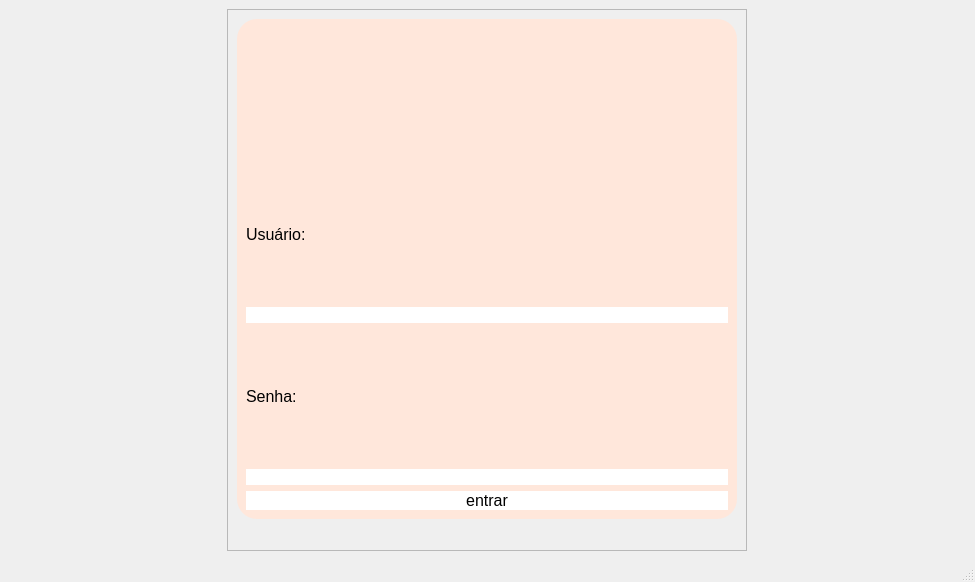
<?xml version="1.0" encoding="UTF-8"?>
<ui version="4.0">
 <class>MainWindow</class>
 <widget class="QMainWindow" name="MainWindow">
  <property name="geometry">
   <rect>
    <x>0</x>
    <y>0</y>
    <width>975</width>
    <height>582</height>
   </rect>
  </property>
  <property name="mouseTracking">
   <bool>true</bool>
  </property>
  <property name="windowTitle">
   <string>MainWindow</string>
  </property>
  <widget class="QWidget" name="centralwidget">
   <property name="enabled">
    <bool>true</bool>
   </property>
   <layout class="QGridLayout" name="gridLayout">
    <item row="0" column="0" alignment="Qt::AlignmentFlag::AlignHCenter">
     <widget class="QFrame" name="frame_2">
      <property name="minimumSize">
       <size>
        <width>500</width>
        <height>500</height>
       </size>
      </property>
      <property name="frameShape">
       <enum>QFrame::Shape::StyledPanel</enum>
      </property>
      <property name="frameShadow">
       <enum>QFrame::Shadow::Raised</enum>
      </property>
      <layout class="QFormLayout" name="formLayout_2">
       <item row="1" column="0">
        <widget class="QFrame" name="frame">
         <property name="minimumSize">
          <size>
           <width>500</width>
           <height>500</height>
          </size>
         </property>
         <property name="styleSheet">
          <string notr="true">background-color: rgb(255, 231, 219);
border-radius:20px;</string>
         </property>
         <property name="frameShape">
          <enum>QFrame::Shape::StyledPanel</enum>
         </property>
         <property name="frameShadow">
          <enum>QFrame::Shadow::Raised</enum>
         </property>
         <layout class="QGridLayout" name="gridLayout_2">
          <item row="3" column="0">
           <widget class="QLabel" name="txt_senha">
            <property name="font">
             <font>
              <pointsize>12</pointsize>
             </font>
            </property>
            <property name="text">
             <string>Senha:</string>
            </property>
           </widget>
          </item>
          <item row="5" column="0">
           <widget class="QPushButton" name="botao_entrar">
            <property name="font">
             <font>
              <pointsize>12</pointsize>
              <fontweight>Medium</fontweight>
             </font>
            </property>
            <property name="styleSheet">
             <string notr="true">background-color: rgb(255, 255, 255);
alternate-background-color: rgb(255, 255, 255);
border-radius:30px;</string>
            </property>
            <property name="text">
             <string>entrar</string>
            </property>
            <property name="checkable">
             <bool>false</bool>
            </property>
            <property name="autoRepeat">
             <bool>false</bool>
            </property>
            <property name="autoRepeatDelay">
             <number>500</number>
            </property>
            <property name="autoRepeatInterval">
             <number>500</number>
            </property>
           </widget>
          </item>
          <item row="4" column="0">
           <widget class="QLineEdit" name="input_senha">
            <property name="mouseTracking">
             <bool>false</bool>
            </property>
            <property name="styleSheet">
             <string notr="true">background-color: rgb(255, 255, 255);</string>
            </property>
            <property name="inputMask">
             <string notr="true"/>
            </property>
            <property name="echoMode">
             <enum>QLineEdit::EchoMode::Password</enum>
            </property>
            <property name="cursorPosition">
             <number>0</number>
            </property>
            <property name="dragEnabled">
             <bool>false</bool>
            </property>
            <property name="readOnly">
             <bool>false</bool>
            </property>
            <property name="placeholderText">
             <string/>
            </property>
            <property name="cursorMoveStyle">
             <enum>Qt::CursorMoveStyle::LogicalMoveStyle</enum>
            </property>
            <property name="clearButtonEnabled">
             <bool>true</bool>
            </property>
           </widget>
          </item>
          <item row="2" column="0">
           <widget class="QLineEdit" name="input_usuario">
            <property name="styleSheet">
             <string notr="true">background-color: rgb(255, 255, 255);</string>
            </property>
           </widget>
          </item>
          <item row="1" column="0">
           <widget class="QLabel" name="txt_usuario">
            <property name="font">
             <font>
              <pointsize>12</pointsize>
             </font>
            </property>
            <property name="text">
             <string>Usuário:</string>
            </property>
           </widget>
          </item>
          <item row="0" column="0" alignment="Qt::AlignmentFlag::AlignHCenter|Qt::AlignmentFlag::AlignVCenter">
           <widget class="QLabel" name="label">
            <property name="maximumSize">
             <size>
              <width>100</width>
              <height>100</height>
             </size>
            </property>
            <property name="text">
             <string/>
            </property>
            <property name="pixmap">
             <pixmap resource="img.qrc">:/icon_login/imglogin.jpg</pixmap>
            </property>
            <property name="scaledContents">
             <bool>true</bool>
            </property>
           </widget>
          </item>
         </layout>
        </widget>
       </item>
      </layout>
     </widget>
    </item>
   </layout>
  </widget>
  <widget class="QStatusBar" name="statusbar"/>
 </widget>
 <resources>
  <include location="img.qrc"/>
  <include location="imglogin.qrc"/>
 </resources>
 <connections/>
</ui>
